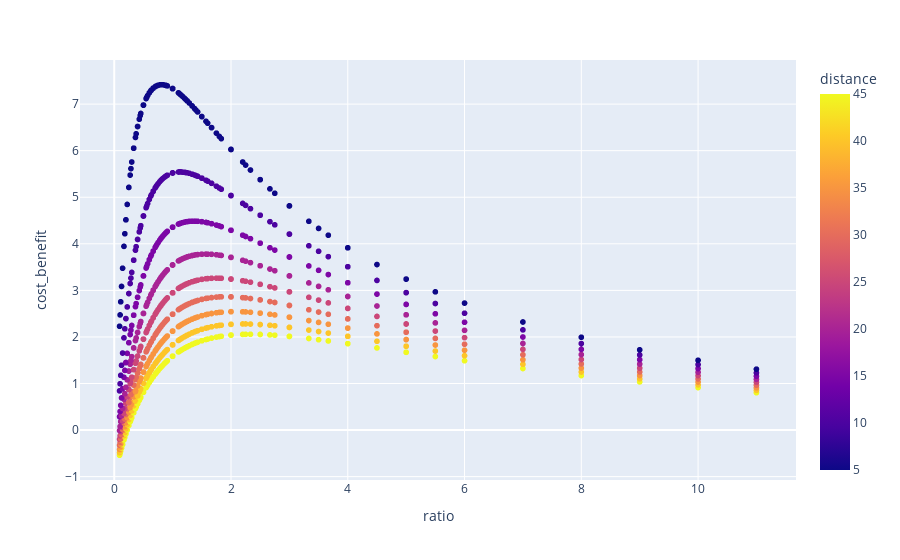

Notebook source saved alongside this figure:
### Code cell
# https://docs.screeps.com/creeps.html#Movement'

class FixedWalk:
    """Assuming one moving part for each carry part"""

    @classmethod
    def harvested_tick(cls, work):
        return work * 2

    @classmethod
    def capacity(cls, carry):
        return carry * 50

    @classmethod
    def ticks_to_full(cls, work, carry):
        return cls.capacity(carry) / cls.harvested_tick(work)

    @classmethod
    def round_trip(cls, work, carry, distance):
        return (distance * 2) + cls.ticks_to_full(work, carry) + 1

    @classmethod
    def body_cost(cls, work, carry):
        move = carry + work
        return work * 100 + carry * 50 + move * 50

    @classmethod
    def profit(cls, work, carry, distance):
        return round(CREEP_TICKS_LIFE / cls.round_trip(work, carry, distance) * cls.capacity(carry) - cls.body_cost(work, carry))

    @classmethod
    def cost_benefit(cls, work, carry, distance):
        return cls.profit(work, carry, distance) / cls.body_cost(work, carry)

    @classmethod
    def cost_benefit_fixed_walk(cls):
        actual_max_size = round(MAX_BODY_SIZE / 4)
        work_parts = [*range(1, actual_max_size)]
        carry_parts = [*range(1, actual_max_size)]
        distances = [*range(5, MAX_DISTANCE, 5)]

        cost_benefit_heatmap = list(map(lambda wc: [str(wc), wc[0], wc[1], wc[2], cls.cost_benefit(*wc)], product(work_parts, carry_parts, distances)))
        df = pd.DataFrame(cost_benefit_heatmap, columns=["body","work_parts", "carry_parts", "distance", "cost_benefit"])
        df["ratio"] = df['carry_parts'] / df['work_parts']
        df = df.sort_values(by="cost_benefit")
        df['ratio'] = round(df['ratio'], 4)
        df['cost_benefit'] = round(df['cost_benefit'], 4)

        best_by_distance = df.groupby(['distance']).agg({'cost_benefit': 'max'})
        print(best_by_distance)
        print("")

        df_reg = df[df['cost_benefit'].isin(best_by_distance['cost_benefit'])]
        df_reg = df_reg.sort_values('distance').copy()
        print(df_reg)
        print("")

        regression = linregress(df_reg['distance'], df_reg['ratio'])
        print(regression)
        print("")

        print(round(regression.slope, 3), round(regression.intercept, 3))
        print("")

        return px.scatter(df, x="ratio", y="cost_benefit", color="distance")

FixedWalk.cost_benefit_fixed_walk()

### Figure 1 — Plotly figure (JSON) as saved in the notebook; plotly's stock layout.template omitted (floating-point values rounded to 4 significant figures; data arrays with more than 128 entries replaced by an {"elided": "..."} marker saying what was removed)
{"data": [{"hovertemplate": "ratio=%{x}<br>cost_benefit=%{y}<br>distance=%{marker.color}<extra></extra>", "legendgroup": "", "marker": {"color": {"elided": "1089 int values"}, "coloraxis": "coloraxis", "symbol": "circle"}, "mode": "markers", "name": "", "showlegend": false, "type": "scattergl", "x": {"elided": "1089 float values"}, "xaxis": "x", "y": {"elided": "1089 float values"}, "yaxis": "y"}], "layout": {"coloraxis": {"colorbar": {"title": {"text": "distance"}}, "colorscale": [[0, "#0d0887"], [0.1111, "#46039f"], [0.2222, "#7201a8"], [0.3333, "#9c179e"], [0.4444, "#bd3786"], [0.5556, "#d8576b"], [0.6667, "#ed7953"], [0.7778, "#fb9f3a"], [0.8889, "#fdca26"], [1, "#f0f921"]]}, "legend": {"tracegroupgap": 0}, "margin": {"t": 60}, "xaxis": {"anchor": "y", "domain": [0, 1], "title": {"text": "ratio"}}, "yaxis": {"anchor": "x", "domain": [0, 1], "title": {"text": "cost_benefit"}}}}
